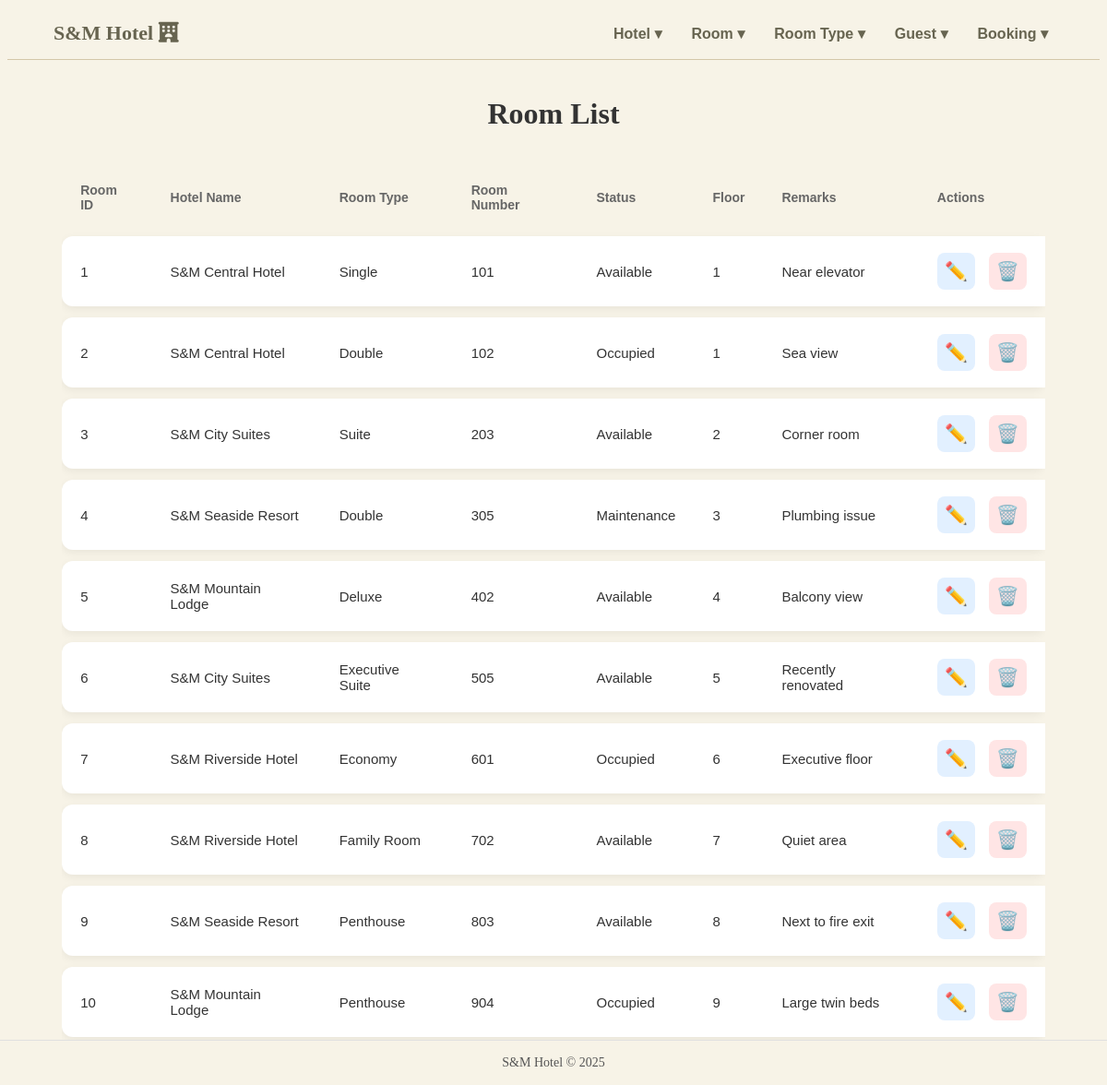
The page /viewroom.php on the database its author committed.
### tables this page shows
CREATE TABLE Room (
    RoomID INTEGER NOT NULL PRIMARY KEY AUTOINCREMENT,
    HotelID INTEGER NOT NULL,
    RoomTypeID INTEGER NOT NULL,
    RoomNumber TEXT NOT NULL,
    RoomStatus TEXT CHECK(roomStatus IN ('Available', 'Occupied', 'Maintenance')) NOT NULL,
    FloorNumber INTEGER,
    Remarks TEXT,
    FOREIGN KEY (HotelID) REFERENCES Hotel(HotelID) ON UPDATE CASCADE ON     DELETE CASCADE,
    FOREIGN KEY (RoomTypeID) REFERENCES RoomType(RoomTypeID) ON UPDATE CASCADE ON DELETE CASCADE
);

CREATE TABLE Hotel (
    HotelID INTEGER NOT NULL PRIMARY KEY AUTOINCREMENT,
    HotelName TEXT NOT NULL,
    HotelAddress TEXT NOT NULL,
    City TEXT NOT NULL,
    PostCode TEXT NOT NULL,
    Hotel_telNo TEXT NOT NULL
);

CREATE TABLE RoomType (
    RoomTypeID INTEGER NOT NULL PRIMARY KEY AUTOINCREMENT,
    RoomTypeName TEXT NOT NULL,
    PricePerNight REAL NOT NULL,
    maxOccupancy INTEGER NOT NULL,
    amenities TEXT,
    Description TEXT
);

### viewroom.php (the view, shortened to what this page needs)
<!DOCTYPE html>
<html lang="en">
<head>
    <link rel="stylesheet" href="style.css" />
</head>
<body class="bgc">
    <?php
        include("navbar.php");
    ?>
    <div class="hview">
        <h2 class="hviewtitle">Room List</h2>
        <div class="htablee">
            <table class="htable">
                <thead>
                    <tr>
                        <th>Room ID</th>
                        <th>Hotel Name</th>
                        <th>Room Type</th>
                        <th>Room Number</th>
                        <th>Status</th>
                        <th>Floor</th>
                        <th>Remarks</th>
                        <th class="actions-col">Actions</th>
                    </tr>
                </thead>
                <tbody>
                    <?php
                        $db = new SQLite3('S&MHotel.db');
                        $select_query = "
                            SELECT r.RoomID, h.HotelName, rt.RoomTypeName,
                                   r.RoomNumber, r.RoomStatus,
                                   r.FloorNumber, r.Remarks
                            FROM Room r
                            INNER JOIN Hotel h ON r.HotelID = h.HotelID
                            INNER JOIN RoomType rt ON r.RoomTypeID = rt.RoomTypeID
                        ";
                        $result = $db->query($select_query);
                        while ($row = $result->fetchArray(SQLITE3_ASSOC)) {
                            $rid = $row['RoomID'];
                            $hname = $row['HotelName'];
                            $rtype = $row['RoomTypeName'];
                            $rnum  = $row['RoomNumber'];
                            $status = $row['RoomStatus'];
                            $floor = $row['FloorNumber'];
                            $remarks = $row['Remarks'];
                            echo "
                            <tr class='hotel-row'>
                                <td>$rid</td>
                                <td>$hname</td>
                                <td>$rtype</td>
                                <td>$rnum</td>
                                <td>$status</td>
                                <td>$floor</td>
                                <td>$remarks</td>
                                <td class='action-buttons'>
                                    <a class='edit-btn' href='updateroom.php?id=$rid'>✏️</a>
                                    <a class='delete-btn' href='deleteroom.php?id=$rid'>🗑️</a>
                                </td>
                            </tr>";
                        }
                    ?>
                </tbody>
            </table>
        </div>
    </div>
</body>
<footer class="footer">
    S&amp;M Hotel © 2025
</footer>
</html>

### style.css (style rules this page uses)
.bgc { background-color: #f7f3e7; }
.hview { width: 90%; margin: 40px auto; }
.hviewtitle { text-align: center; font-size: 32px; margin-bottom: 30px; color: #333; font-weight: 600; }
.htablee { overflow-x: auto; }
.htable { width: 100%; border-collapse: separate; border-spacing: 0 12px; font-family: Arial, sans-serif; }
.htable thead tr th { text-align: left; padding: 14px 20px; font-size: 14px; color: #666; font-weight: 600; }
.hotel-row { background: #fff; box-shadow: 0 3px 10px rgba(0,0,0,0.06); border-radius: 12px; }
.hotel-row td { padding: 18px 20px; font-size: 15px; color: #333; }
.hotel-row td:first-child { border-radius: 12px 0 0 12px; }
.hotel-row td:last-child { border-radius: 0 12px 12px 0; }
.actions-col { text-align: center; }
.action-buttons { display: flex; gap: 15px; justify-content: center; }
.edit-btn, .delete-btn { text-decoration: none; font-size: 20px; padding: 8px; border-radius: 8px; transition: 0.2s; }
.edit-btn { background: #e2f0ff; }
.delete-btn { background: #ffe5e5; }
.footer { width: 100%; text-align: center; padding: 16px 0; font-size: 14px; color: #555; border-top: 1px solid #e0e0e0; background-color: #f7f3e7; position: fixed; bottom: 0; left: 0; }

### rows shown on the page
room: RoomID "1", HotelID.HotelName "S&M Central Hotel", RoomTypeID.RoomTypeName "Single", RoomNumber "101", RoomStatus "Available", FloorNumber "1", Remarks "Near elevator"
room: RoomID "2", HotelID.HotelName "S&M Central Hotel", RoomTypeID.RoomTypeName "Double", RoomNumber "102", RoomStatus "Occupied", FloorNumber "1", Remarks "Sea view"
room: RoomID "3", HotelID.HotelName "S&M City Suites", RoomTypeID.RoomTypeName "Suite", RoomNumber "203", RoomStatus "Available", FloorNumber "2", Remarks "Corner room"
room: RoomID "4", HotelID.HotelName "S&M Seaside Resort", RoomTypeID.RoomTypeName "Double", RoomNumber "305", RoomStatus "Maintenance", FloorNumber "3", Remarks "Plumbing issue"
room: RoomID "5", HotelID.HotelName "S&M Mountain Lodge", RoomTypeID.RoomTypeName "Deluxe", RoomNumber "402", RoomStatus "Available", FloorNumber "4", Remarks "Balcony view"
room: RoomID "6", HotelID.HotelName "S&M City Suites", RoomTypeID.RoomTypeName "Executive Suite", RoomNumber "505", RoomStatus "Available", FloorNumber "5", Remarks "Recently renovated"
room: RoomID "7", HotelID.HotelName "S&M Riverside Hotel", RoomTypeID.RoomTypeName "Economy", RoomNumber "601", RoomStatus "Occupied", FloorNumber "6", Remarks "Executive floor"
room: RoomID "8", HotelID.HotelName "S&M Riverside Hotel", RoomTypeID.RoomTypeName "Family Room", RoomNumber "702", RoomStatus "Available", FloorNumber "7", Remarks "Quiet area"
room: RoomID "9", HotelID.HotelName "S&M Seaside Resort", RoomTypeID.RoomTypeName "Penthouse", RoomNumber "803", RoomStatus "Available", FloorNumber "8", Remarks "Next to fire exit"
room: RoomID "10", HotelID.HotelName "S&M Mountain Lodge", RoomTypeID.RoomTypeName "Penthouse", RoomNumber "904", RoomStatus "Occupied", FloorNumber "9", Remarks "Large twin beds"
